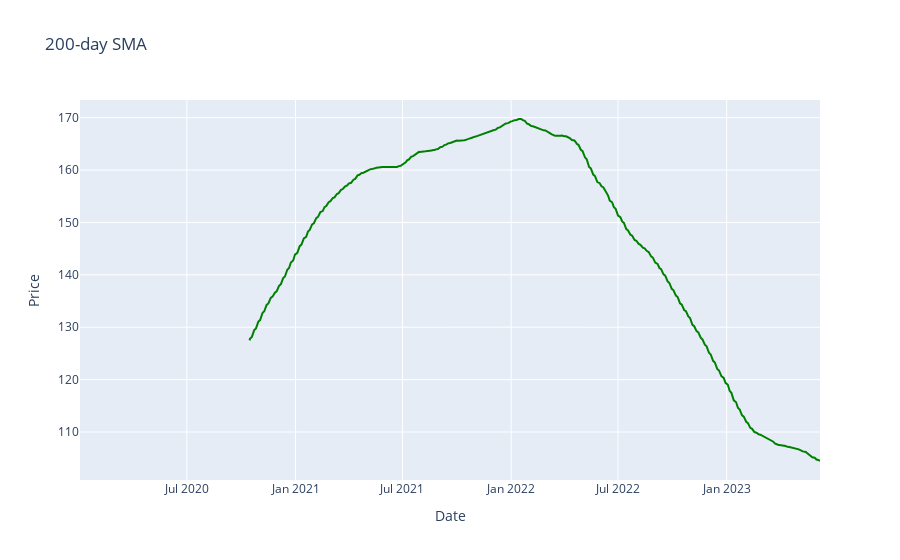

This figure's notebook cell:
### Code cell
## calculating the 200 day moving average
## calculating the 50 days moving average of the given ticker

df['Price'] = df['SMA_50'] = df['Close'].rolling(window=200).mean()
fig = px.line(df, x = df['Date'], y = df['Price'], title='200-day SMA', labels={"50-dat SMA"})
fig.update_traces(line = dict(color='green'))
fig.show()

### Figure 1 — Plotly figure (JSON) as saved in the notebook; plotly's stock layout.template omitted (floating-point values rounded to 4 significant figures; data arrays with more than 128 entries replaced by an {"elided": "..."} marker saying what was removed)
{"data": [{"hovertemplate": "Date=%{x}<br>Price=%{y}<extra></extra>", "legendgroup": "", "line": {"color": "green", "dash": "solid"}, "marker": {"symbol": "circle"}, "mode": "lines", "name": "", "orientation": "v", "showlegend": false, "type": "scatter", "x": {"elided": "865 str values"}, "xaxis": "x", "y": {"elided": "865 float values"}, "yaxis": "y"}], "layout": {"legend": {"tracegroupgap": 0}, "title": {"text": "200-day SMA"}, "xaxis": {"anchor": "y", "domain": [0, 1], "title": {"text": "Date"}}, "yaxis": {"anchor": "x", "domain": [0, 1], "title": {"text": "Price"}}}}
